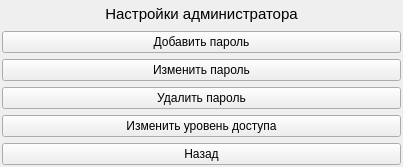
<?xml version="1.0" encoding="UTF-8"?>
<ui version="4.0">
 <class>FormForOptions</class>
 <widget class="QWidget" name="FormForOptions">
  <property name="geometry">
   <rect>
    <x>0</x>
    <y>0</y>
    <width>403</width>
    <height>167</height>
   </rect>
  </property>
  <property name="windowTitle">
   <string>Настройки</string>
  </property>
  <layout class="QVBoxLayout" name="verticalLayout">
   <property name="leftMargin">
    <number>2</number>
   </property>
   <property name="topMargin">
    <number>2</number>
   </property>
   <property name="rightMargin">
    <number>2</number>
   </property>
   <property name="bottomMargin">
    <number>2</number>
   </property>
   <item>
    <widget class="QLabel" name="label">
     <property name="font">
      <font>
       <pointsize>11</pointsize>
      </font>
     </property>
     <property name="layoutDirection">
      <enum>Qt::LeftToRight</enum>
     </property>
     <property name="text">
      <string>Настройки администратора</string>
     </property>
     <property name="alignment">
      <set>Qt::AlignCenter</set>
     </property>
    </widget>
   </item>
   <item>
    <widget class="QPushButton" name="add_password_button">
     <property name="text">
      <string>Добавить пароль</string>
     </property>
    </widget>
   </item>
   <item>
    <widget class="QPushButton" name="change_password_button">
     <property name="text">
      <string>Изменить пароль</string>
     </property>
    </widget>
   </item>
   <item>
    <widget class="QPushButton" name="delete_password_button">
     <property name="text">
      <string>Удалить пароль</string>
     </property>
    </widget>
   </item>
   <item>
    <widget class="QPushButton" name="change_access_button">
     <property name="text">
      <string>Изменить уровень доступа</string>
     </property>
    </widget>
   </item>
   <item>
    <widget class="QPushButton" name="back_button">
     <property name="text">
      <string>Назад</string>
     </property>
    </widget>
   </item>
  </layout>
 </widget>
 <resources/>
 <connections/>
</ui>
